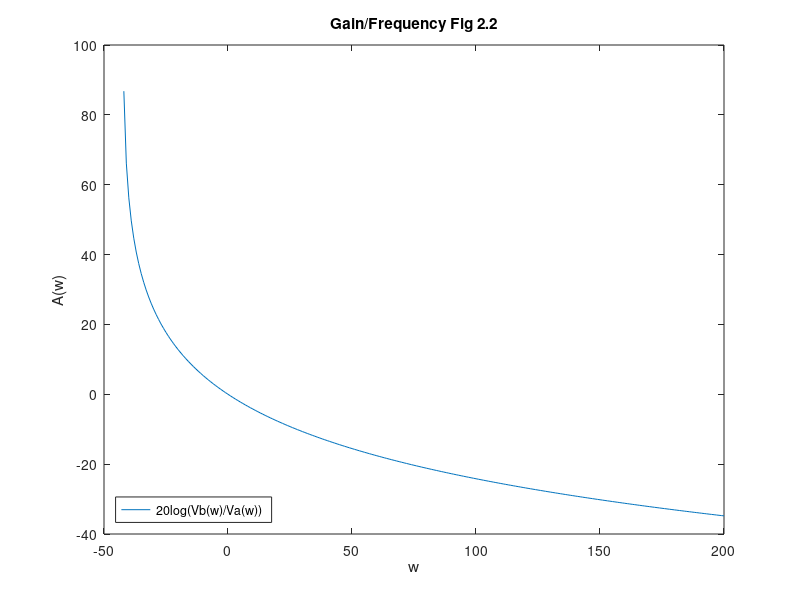

The MATLAB script that drew this image:
% setup range
w=-42:200;

%variables

R2=500;
R3=10E6;
C4=47E-6;

% equation
Av=R3./((w*C4*R3*R2)+R3+R2);
AvEq=20*log(Av);

% plot
plot(w,AvEq);
title('Gain/Frequency Fig 2.2');
ylabel('A(w)');
xlabel('w');
legend({'20log(Vb(w)/Va(w))'},'Location','southwest')